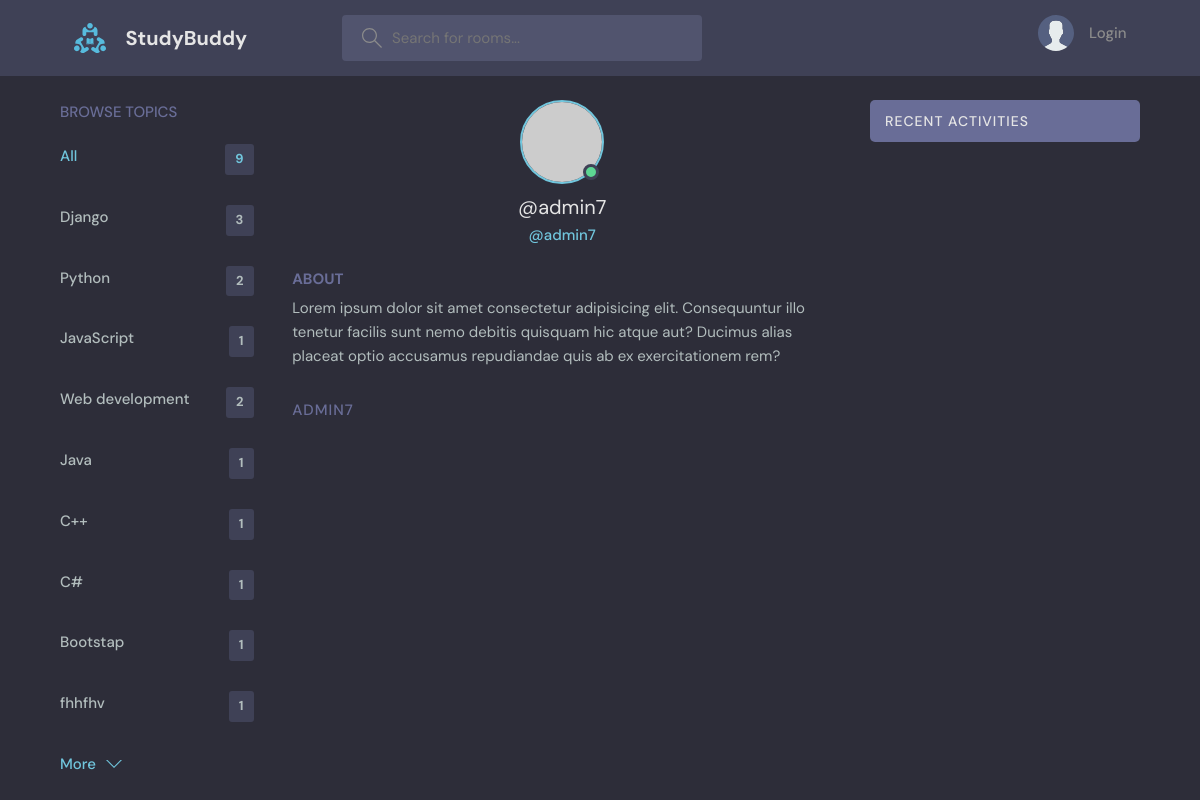
Screenshot of /profile/3/ with the database file from the repository.
### base/models.py (models this page shows, shortened)
class Topic(models.Model):
    name = models.CharField(max_length=300)

### base/views.py (the view)
# urls.py: path('profile/<str:pk>/' , views.userProfile , name='user-profile'),
def userProfile(request, pk ):
    user= User.objects.get( id=pk )
    rooms = user.room_set.all()
    room_messages = user.message_set.all()
    topics = Topic.objects.all()
    context={'user':user, 'rooms':rooms , 'room_messages':room_messages , 'topics':topics}
    return render(request, 'base/profile.html' , context)

### base/templates/base/profile.html (shortened to what this page needs)
{% extends 'main.html' %}
{% block content %}
  <main class="profile-page layout layout--3">
    <div class="container">
      {% include 'base/topics_component.html' %}
      <div class="roomList">
        <div class="profile">
          <div class="profile__avatar">
            <div class="avatar avatar--large active">
              <img src="https://randomuser.me/api/portraits/men/11.jpg" />
            </div>
          </div>
          <div class="profile__info">
            <h3>@{{user.username}}</h3>
            <p>@{{user.username}}</p>
          </div>
          <div class="profile__about">
            <h3>About</h3>
            <p>
              Lorem ipsum dolor sit amet consectetur adipisicing elit. Consequuntur illo tenetur
              facilis sunt nemo debitis quisquam hic atque aut? Ducimus alias placeat optio
              accusamus repudiandae quis ab ex exercitationem rem?
            </p>
          </div>
        </div>
        <div class="roomList__header">
          <div>
            <h2>{{user.username}}</a>
            </h2>
          </div>
        </div>
      </div>
       {% include 'base/activity_component.html' %}
    </div>
  </main>
{% endblock content %}

### base/templates/base/topics_component.html
<div class="topics">
  <div class="topics__header">
    <h2>Browse Topics</h2>
  </div>
  <ul class="topics__list">
    <li>
      <a href="{% url 'home' %}" class="active">All <span>{{topics.count}}</span></a>
    </li>
    {% for topic in topics %}
    <li>
      <a href="{% url 'home' %}?q={{topic.name}}">{{topic.name}} <span>{{topic.room_set.all.count}}</span></a>
    </li>
    {% endfor %}
  </ul>
  <a class="btn btn--link" href="topics.html">
    More
    <svg version="1.1" xmlns="http://www.w3.org/2000/svg" width="32" height="32" viewBox="0 0 32 32">
      <title>chevron-down</title>
      <path d="M16 21l-13-13h-3l16 16 16-16h-3l-13 13z"></path>
    </svg>
  </a>
</div>

### static/styles/style.css (style rules this page uses)
:root { --color-main: #71c6dd; --color-main-light: #e1f6fb; --color-dark: #3f4156; --color-dark-medium: #51546e; --color-dark-light: #696d97; --color-light: #e5e5e5; --color-gray: #8b8b8b; --color-light-gray: #b2bdbd; --color-bg: #2d2d39; --color-success: #5dd693; --color-error: #fc4b0b; }
* { font-family: "DM Sans", -apple-system, BlinkMacSystemFont, "Segoe UI", Roboto, Oxygen, Ubuntu, Cantarell, "Open Sans", "Helvetica Neue", sans-serif; margin: 0; padding: 0; box-sizing: border-box; text-rendering: optimizeLegibility; font-size: inherit; }
html { font-size: 56.25%; }
@media only screen and (min-width: 1200px) { html { font-size: 62.5%; } }
body { line-height: 1.6; font-weight: 400; font-size: 1.5rem; color: var(--color-light-gray); background-color: var(--color-bg); min-height: 100vh; }
img { width: 100%; }
a { display: inline-block; color: var(--color-main); text-decoration: none; }
.container { max-width: 120rem; width: 90%; margin: auto; }
.btn { background-color: transparent; border: none; display: inline-flex; align-items: center; gap: 1rem; cursor: pointer; transition: all ease-in-out 0.3s; padding: 1rem 2rem; border-radius: 5px; box-shadow: 1px 1px 3px 1px rgba(0, 0, 0, 0.15); font-weight: 500; }
.btn--link { border-radius: 0; padding: 0; color: var(--color-main); box-shadow: none; }
.btn > svg { fill: currentColor; width: 1.6rem; height: 1.6rem; }
.avatar { position: relative; display: inline-block; border-radius: 50%; border: 2px solid var(--color-main); }
.avatar img { display: block; border-radius: 50%; object-fit: cover; object-position: center; }
.avatar::after { content: ""; display: block; position: absolute; background-color: var(--color-gray); z-index: 111; border-radius: 50%; border: 0.3rem solid var(--color-dark); }
.avatar.active::after { background-color: var(--color-success); }
.avatar.avatar--large img { display: block; width: 8rem; height: 8rem; border-radius: 50%; }
.avatar.avatar--large:after { width: 1rem; height: 1rem; bottom: 2px; right: 3.5px; }
.layout { margin-top: 2.4rem; }
.layout > .container { display: flex; justify-content: space-between; align-items: flex-start; }
.layout--3 > .container > div:first-child { flex-basis: 18%; max-width: 22.5rem; }
.layout--3 > .container > div:nth-child(2) { flex-basis: 50%; }
.topics__header { margin-bottom: 2rem; }
.topics__header h2 { text-transform: uppercase; font-weight: 500; color: var(--color-dark-light); }
.topics__list { list-style: none; }
.topics__list li a { display: flex; justify-content: space-between; margin-bottom: 3rem; font-weight: 500; color: var(--color-light-gray); transition: all 0.3s ease-in-out; }
.topics__list li a.active, .topics__list li a:hover { color: var(--color-main); }
.topics__list li a span { padding: 0.5rem 1rem; background-color: var(--color-dark); border-radius: 3px; font-size: 1.3rem; font-weight: 700; letter-spacing: 1px; }
.roomList__header { display: flex; justify-content: space-between; align-items: center; margin-bottom: 2.4rem; }
.roomList__header h2 { text-transform: uppercase; font-weight: 500; color: var(--color-light); letter-spacing: 1px; }
.profile { margin-bottom: 3rem; }
.profile__avatar { text-align: center; }
.profile__info { text-align: center; }
.profile__info h3 { font-size: 2rem; color: var(--color-light); font-weight: 400; }
.profile__info p { color: var(--color-main); font-weight: 500; margin-bottom: 1rem; }
.profile__about { margin-top: 2rem; }
.profile__about h3 { text-transform: uppercase; color: var(--color-dark-light); margin-bottom: 0.5rem; }
.profile-page .roomList__header { margin-bottom: 1.5rem; }
.profile-page .roomList__header h2 { color: var(--color-dark-light); }

### rows the page displays
Topic: name "Django", room_set.all.count "3"
Topic: name "Python", room_set.all.count "2"
Topic: name "JavaScript", room_set.all.count "1"
Topic: name "Web development", room_set.all.count "2"
Topic: name "Java", room_set.all.count "1"
Topic: name "C++", room_set.all.count "1"
Topic: name "C#", room_set.all.count "1"
Topic: name "Bootstap", room_set.all.count "1"
Topic: name "fhhfhv", room_set.all.count "1"

### other values shown
{{ topics.count }} "9"
{{ user.username }} "admin7"
{{ user.username }} "ADMIN7"
